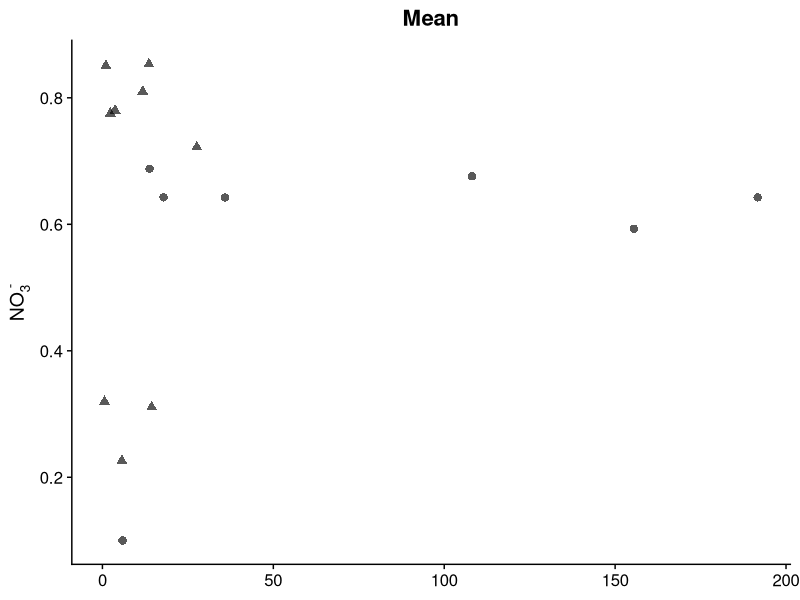
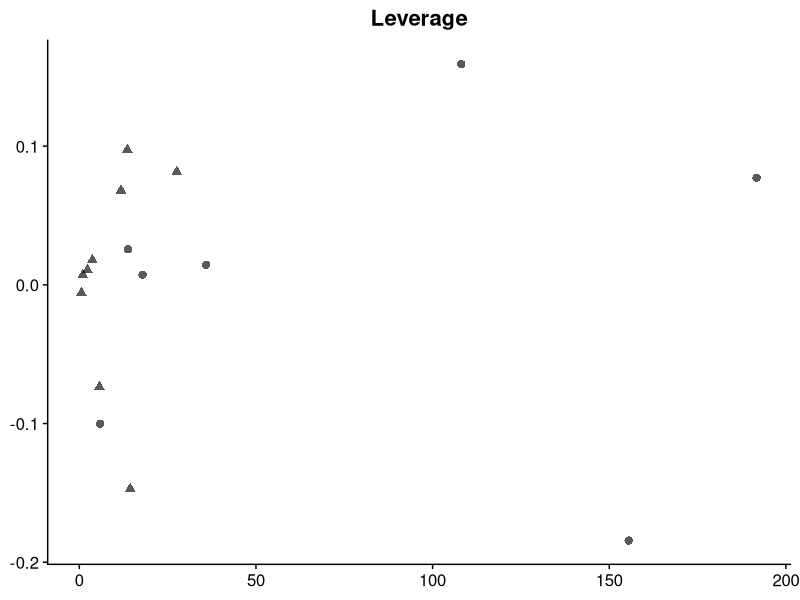
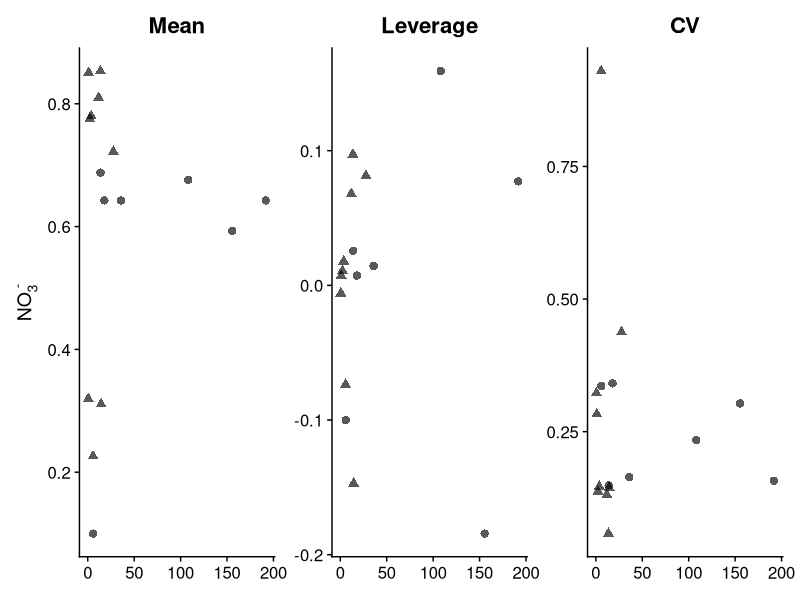
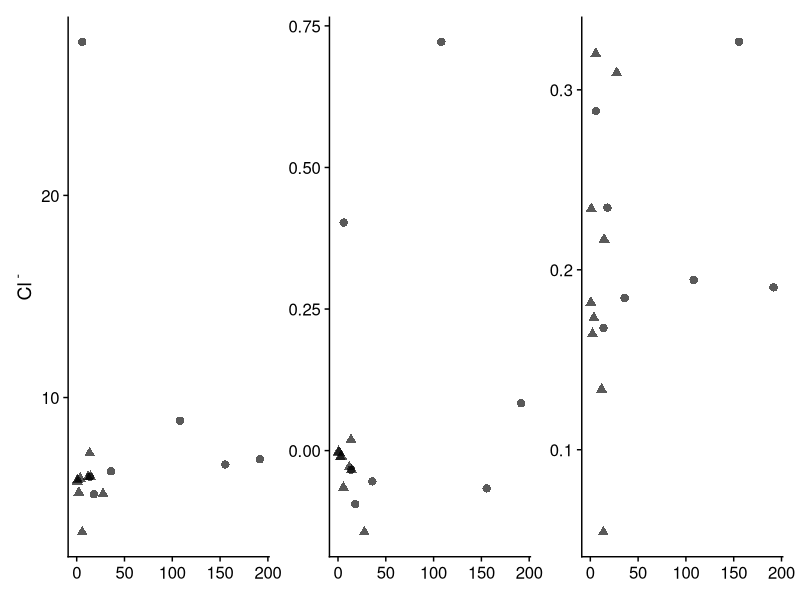
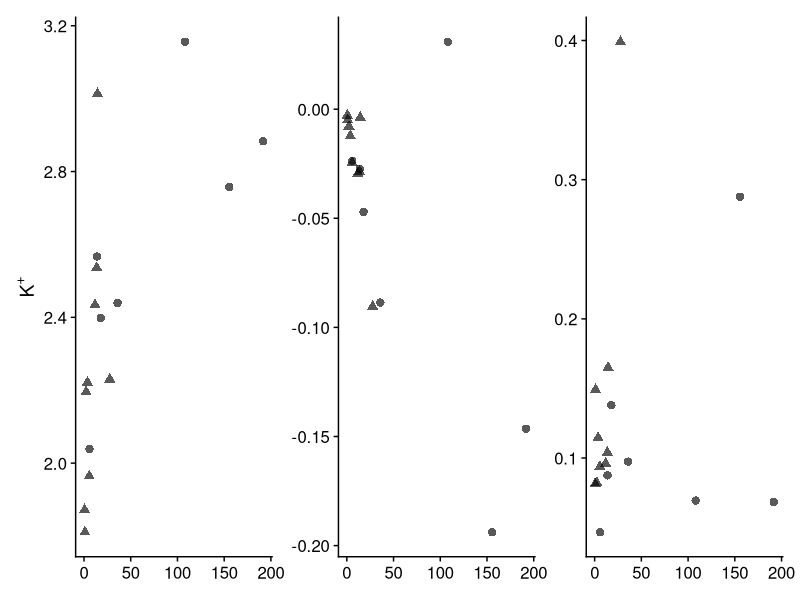
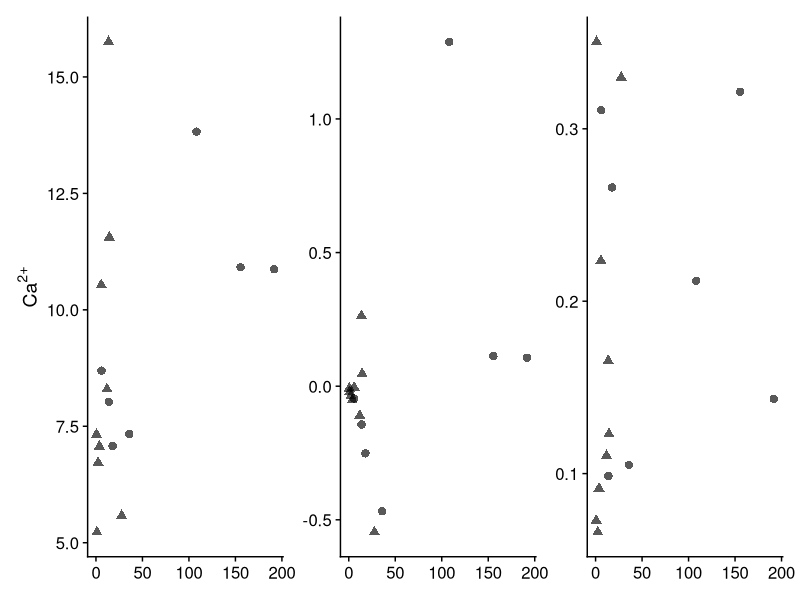
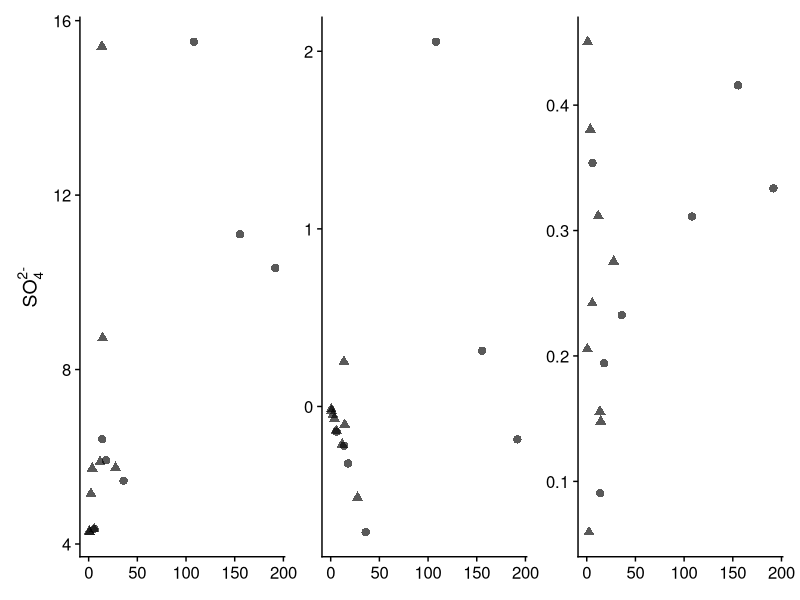
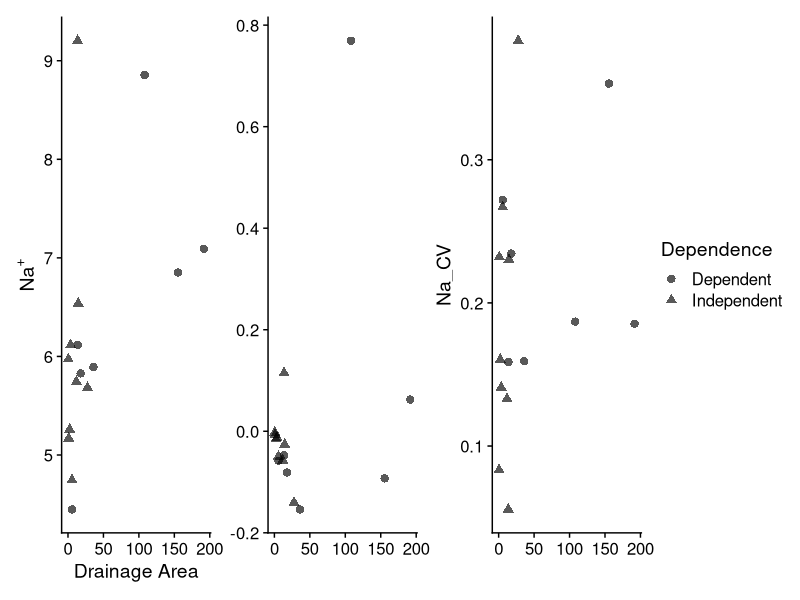

Recreate these plots in R, in order.

#### SRW spatial stability figure - Shapes version

rm(list=ls())

#### Figure  - Mean, leverage, and scaled CV for all solutes

library(tidyverse)
library(cowplot)
library(patchwork)

leveragem <- read_csv("leveragem.csv")

#### Nitrate

a <- ggplot(leveragem, aes(x = Watershed_Area, y = Mean_NO3, shape = Dependence)) + 
  geom_point(size = 2.5, alpha = 0.65) + 
  theme_cowplot() + 
  theme(legend.position="none") +
  theme(axis.title.x=element_blank()) + 
  ylab(bquote(NO[3]^" -")) + 
  ggtitle("Mean") +
  theme(plot.title = element_text(hjust = 0.5))

a



b <- ggplot(leveragem, aes(x = Watershed_Area, y = NO3_leverage, shape = Dependence)) + 
  geom_point(size = 2.5, alpha = 0.65) + 
  theme_cowplot()+ 
  theme(legend.position="none") +
  theme(axis.title.x=element_blank(),axis.title.y=element_blank()) + 
  ggtitle("Leverage") +
  theme(plot.title = element_text(hjust = 0.5))



b

c <- ggplot(leveragem, aes(x = Watershed_Area, y = NO3_CV, shape = Dependence)) + 
  geom_point(size = 2.5, alpha = 0.65) + 
  theme_cowplot()+ 
  theme(legend.position="none") +
  theme(axis.title.x=element_blank(),axis.title.y=element_blank()) + 
  ggtitle("CV") +
  theme(plot.title = element_text(hjust = 0.5))

aa <- a + b + c

aa

### Chloride


d <- ggplot(leveragem, aes(x = Watershed_Area, y = Mean_Cl, shape = Dependence)) + 
  geom_point(size = 2.5, alpha = 0.65) + 
  theme_cowplot()+ 
  theme(legend.position="none") +
  theme(axis.title.x=element_blank()) + 
  ylab(bquote(Cl^" -"))



e <- ggplot(leveragem, aes(x = Watershed_Area, y = Cl_leverage, shape = Dependence)) + 
  geom_point(size = 2.5, alpha = 0.65) + 
  theme_cowplot()+ 
  theme(legend.position="none") +
  theme(axis.title.x=element_blank(),axis.title.y=element_blank())

f <- ggplot(leveragem, aes(x = Watershed_Area, y = Cl_CV, shape = Dependence)) + 
  geom_point(size = 2.5, alpha = 0.65) + 
  theme_cowplot()+ 
  theme(legend.position="none") +
  theme(axis.title.x=element_blank(),axis.title.y=element_blank())

bb <- d + e + f

bb

### Potassium


g <- ggplot(leveragem, aes(x = Watershed_Area, y = Mean_K, shape = Dependence)) + 
  geom_point(size = 2.5, alpha = 0.65) + 
  theme_cowplot()+ 
  theme(legend.position="none") +
  theme(axis.title.x=element_blank())+ 
  ylab(bquote(K^"+"))

h <- ggplot(leveragem, aes(x = Watershed_Area, y = K_leverage, shape = Dependence)) + 
  geom_point(size = 2.5, alpha = 0.65) + 
  theme_cowplot()+ 
  theme(legend.position="none") +
  theme(axis.title.x=element_blank(),axis.title.y=element_blank())

i <- ggplot(leveragem, aes(x = Watershed_Area, y = K_CV, shape = Dependence)) + 
  geom_point(size = 2.5, alpha = 0.65) + 
  theme_cowplot()+ 
  theme(legend.position="none") +
  theme(axis.title.x=element_blank(),axis.title.y=element_blank())

cc <- g + h + i

cc

### Calcium


j <- ggplot(leveragem, aes(x = Watershed_Area, y = Mean_Ca, shape = Dependence)) + 
  geom_point(size = 2.5, alpha = 0.65) + 
  theme_cowplot()+ 
  theme(legend.position="none") +
  theme(axis.title.x=element_blank())+ 
  ylab(bquote(Ca^"2+"))



k <- ggplot(leveragem, aes(x = Watershed_Area, y = Ca_leverage, shape = Dependence)) + 
  geom_point(size = 2.5, alpha = 0.65) + 
  theme_cowplot()+ 
  theme(legend.position="none") +
  theme(axis.title.x=element_blank(),axis.title.y=element_blank())

l <- ggplot(leveragem, aes(x = Watershed_Area, y = Ca_CV, shape = Dependence)) + 
  geom_point(size = 2.5, alpha = 0.65) + 
  theme_cowplot()+ 
  theme(legend.position="none") +
  theme(axis.title.x=element_blank(),axis.title.y=element_blank())

dd <- j + k + l

dd


### Sulfate


m <- ggplot(leveragem, aes(x = Watershed_Area, y = Mean_SO4, shape = Dependence)) + 
  geom_point(size = 2.5, alpha = 0.65) + 
  theme_cowplot()+ 
  theme(legend.position="none") +
  theme(axis.title.x=element_blank())+ 
  ylab(bquote(SO[4]^"2-"))

n <- ggplot(leveragem, aes(x = Watershed_Area, y = SO4_leverage, shape = Dependence)) + 
  geom_point(size = 2.5, alpha = 0.65) + 
  theme_cowplot()+ 
  theme(legend.position="none") +
  theme(axis.title.x=element_blank(),axis.title.y=element_blank())


o <- ggplot(leveragem, aes(x = Watershed_Area, y = S04_CV, shape = Dependence)) + 
  geom_point(size = 2.5, alpha = 0.65) + 
  theme_cowplot()+ 
  theme(legend.position="none") +
  theme(axis.title.x=element_blank(),axis.title.y=element_blank())


ee <- m + n + o

ee


### Sodium


p <- ggplot(leveragem, aes(x = Watershed_Area, y = Mean_Na, shape = Dependence)) + 
  geom_point(size = 2.5, alpha = 0.65) + 
  theme_cowplot()+ 
  theme(legend.position="none")+ 
  ylab(bquote(Na^"+")) + 
  xlab(bquote('Drainage Area'))


q <- ggplot(leveragem, aes(x = Watershed_Area, y = Na_leverage, shape = Dependence)) + 
  geom_point(size = 2.5, alpha = 0.65) + 
  theme_cowplot()+ 
  theme(axis.title.y=element_blank())+ 
  theme(legend.position="none") +
  theme(axis.title.x=element_blank())
                                     
r <- ggplot(leveragem, aes(x = Watershed_Area, y = Na_CV, shape = Dependence)) + 
  geom_point(size = 2.5, alpha = 0.65) + 
  theme_cowplot() +
  theme(axis.title.x=element_blank())

ff <- p + q + r

ff

### Now combining all together


aa/bb/cc/dd/ee/ff
